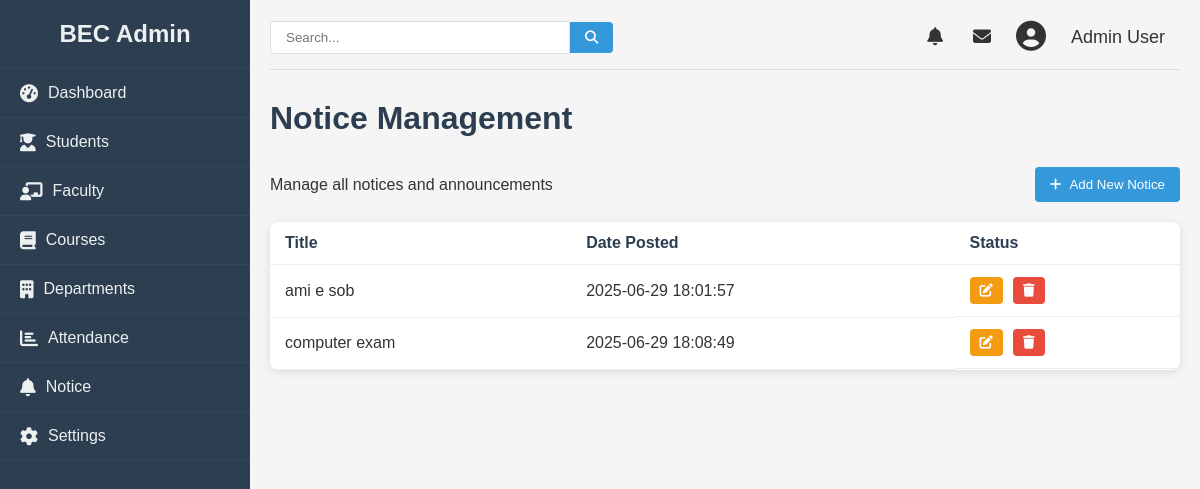
Page /admin/notice (signed in) on the earlier database version.
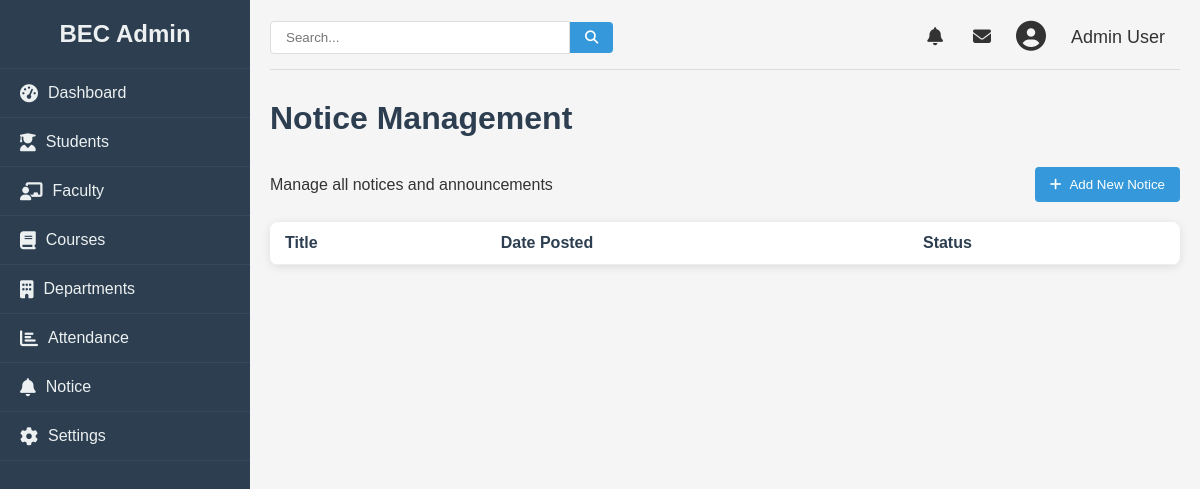
Same page on the later database version.
### college/model.py (models this page shows, shortened)
class Notice(db.Model):
    id = db.Column(db.Integer, primary_key=True)
    title = db.Column(db.String(100), nullable=False)
    content = db.Column(db.String, nullable=False)
    date = db.Column(db.DateTime, nullable=False)

### college/admin/adminroute.py (the view)
@app.route("/admin/notice", methods = ["GET", "POST"])
def notice():
    logged = 'user_id' in session
    if logged:
        notices = Notice.query.all()
        return render_template("notice.html", notices=notices, data= False)
    else:
        return redirect(url_for("login"))

### college/admin/templates/notice.html (shortened to what this page needs)
{% from "macro/cmsnav.html" import cmsnav%}
{%extends "admbase.html"%}
{%block head%}
<link rel="stylesheet" href="{{url_for('static', filename='css/styles.css')}}">
<link rel="stylesheet" href="https://cdnjs.cloudflare.com/ajax/libs/font-awesome/6.4.0/css/all.min.css">
{%endblock%}
{%block content%}
<div class="container" w-tid="21">
    {{cmsnav()}}
    <main class="main-content" w-tid="111">
        <header class="top-header" w-tid="113">
            <div class="search-box" w-tid="115">
                <input type="text" placeholder="Search..." w-tid="117" />
                <button w-tid="119"><i class="fas fa-search" w-tid="121"></i></button>
            </div>
            <div class="user-profile" w-tid="123">
                <span class="notification" w-tid="125"><i class="fas fa-bell" w-tid="127"></i></span>
                <span class="message" w-tid="129"><i class="fas fa-envelope" w-tid="131"></i></span>
                <div class="profile-img" w-tid="133">
                    <i class="fas fa-user-circle" w-tid="135"></i>
                </div>
                <span class="username" w-tid="137">Admin User</span>
            </div>
        </header>
        <div id="dashboard-page" class="content-section" w-tid="139">
            <div class="dashboard" w-tid="141">
                <h1 w-tid="357">Notice Management</h1>
                <div class="students-header" w-tid="359">
                    <p w-tid="361">Manage all notices and announcements</p>
                    <button class="add-student-btn" w-tid="363">
                        <a style="text-decoration: none; color:white;" href="/admin/addnotice">
                            <i class="fas fa-plus" w-tid="365"></i>
                            Add New Notice
                        </a>
                    </button>
                </div>
                <div class="students-table" w-tid="1167">
                    <table w-tid="1169">
                        <thead w-tid="1171">
                            <tr w-tid="1173">
                                <th w-tid="1177">Title</th>
                                <th w-tid="1181">Date Posted</th>
                                <th w-tid="1187">Status</th>
                            </tr>
                        </thead>
                        <tbody w-tid="1191">
                            {%for notice in notices %}
                            <tr w-tid="1193">
                                <td w-tid="1197">{{ notice.title }}</td>
                                <td w-tid="1201">{{ notice.date }}</td>
                                <td class="action-cell" w-tid="1211">
                                    <button class="action-btn edit-btn" w-tid="1217">
                                        <a href="/admin/update/notice/{{notice.id}}">
                                            <i class="fas fa-edit" w-tid="1219"></i>
                                        </a>
                                    </button>
                                    <button class="action-btn delete-btn" w-tid="1221"><a href="/admin/notice/delete/{{notice.id}}"><i class="fas fa-trash" w-tid="723"></i></a></button>
                                </td>
                            </tr>
                            {%endfor%}
                        </tbody>
                    </table>
                </div>
            </div>
        </div>
    </main>
</div>
{%endblock%}

Differences in the rows shown:
removed Notice: title "ami e sob", date "2025-06-29 18:01:57"
removed Notice: title "computer exam", date "2025-06-29 18:08:49"
